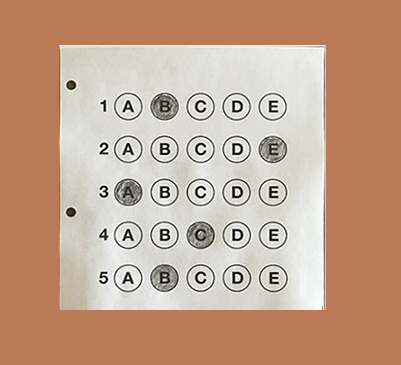
#> input picture Projects/BubbleSheetOMR/Data/Input/Sheet-1.png, 401 x 365 px
$ python -i processor.py   (imports and definitions only)
#> lines starting #> are read from the running program, lines starting #| are printed output that depends on the picture; after the words box and inside, x2 and y2 are one past the last pixel; in counts of white or black regions, pixels touching at a corner belong together
#> further down, picture is the input picture: shape (365, 401, 3); mean B, G, R 141.1, 162.6, 195.5
import cv2
import imutils
from loader import display_images

def get_edges(img, display = False):
#> called with display = False
    gray = cv2.cvtColor(img, cv2.COLOR_BGR2GRAY)
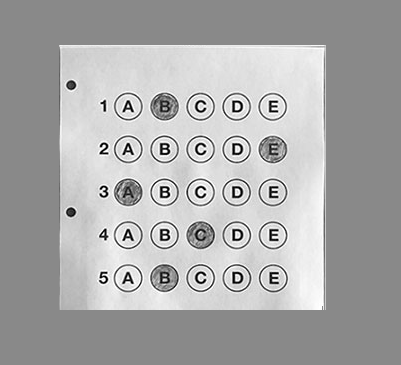
#> gray: shape (365, 401); min 0, max 255, mean 170.1
    blurred = cv2.GaussianBlur(gray, (5, 5), 0)
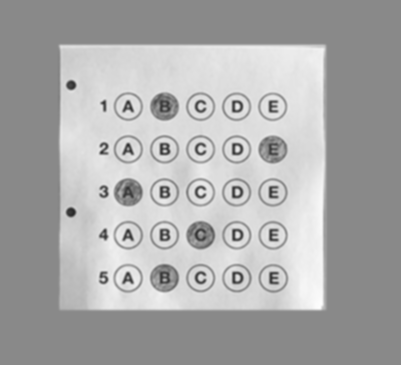
#> blurred: shape (365, 401); min 40, max 253, mean 170.1
    edged = cv2.Canny(blurred, 75, 255)
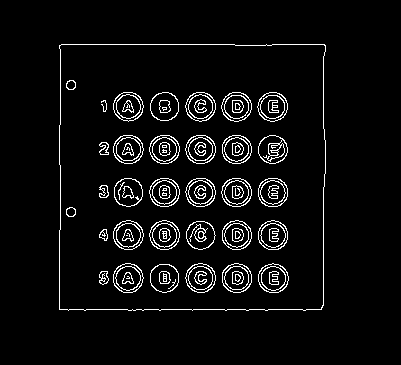
#> edged: shape (365, 401); 5% white in thin lines or dots, all inside (x1, y1, x2, y2) = (59, 44, 326, 311)

    if display:
        display_images([('Edged', edged)])

    return edged

def findContours(img):
    cnts = cv2.findContours(img, cv2.RETR_EXTERNAL, cv2.CHAIN_APPROX_SIMPLE)
    cnts = imutils.grab_contours(cnts)

    if len(cnts) == 0:
        raise "No contour detected"

    return cnts

def drawContours(img, cnts, color=(0, 255, 0), thickness=2, display = False):
    cv2.drawContours(img, cnts, -1, color, thickness=thickness)
    if display:
        display_images([('Contoured', img)])

>>> import cv2
>>> picture = cv2.imread('Data/Input/Sheet-1.png')
>>> result = get_edges(picture)

$ run again, on Projects/BubbleSheetOMR/Data/Input/Sheet-2.png
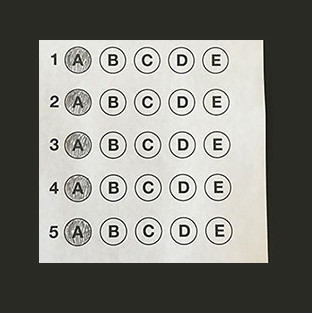
#> input picture Projects/BubbleSheetOMR/Data/Input/Sheet-2.png, 312 x 313 px
#> picture is the input picture: shape (313, 312, 3); mean B, G, R 122.5, 128.4, 128.1
#> in get_edges, `blurred = cv2.GaussianBlur(gray, (5, 5), 0)`:
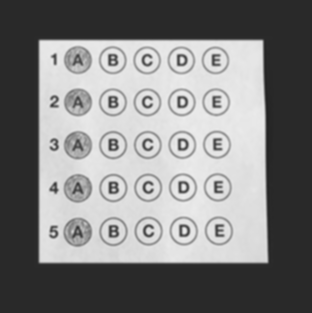
#> blurred: shape (313, 312); min 34, max 237, mean 127.7
#> in get_edges, `edged = cv2.Canny(blurred, 75, 255)`:
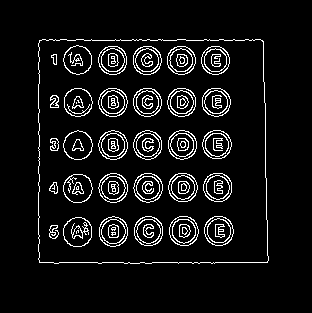
#> edged: shape (313, 312); 7.2% white in thin lines or dots, all inside (x1, y1, x2, y2) = (38, 39, 269, 264)
